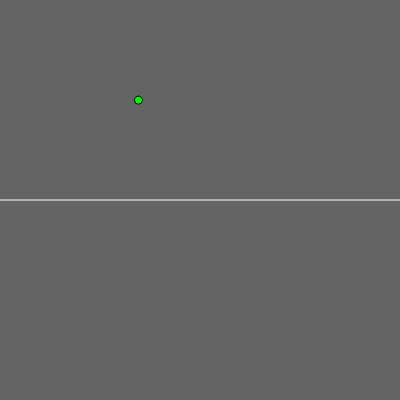
Frame 1 (no input)
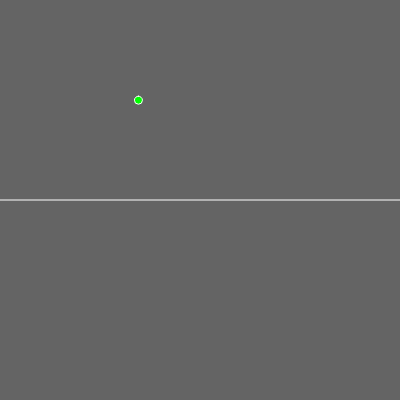
Frame 60 (no input)
Frame 120 (the mouse pressed at the canvas centre since frame 60): identical to frame 60, image omitted

The p5.js sketch that drew these frames (run headless with seeded random() and noise() and a simulated clock; from frame 60 on, the mouse is pressed at the canvas centre):

// p5.js sketch
// ── sketch.js
brain = new Perceptron()
pts = new Points()

function setup() {
  createCanvas(400, 400);
  brain.init();
  pts.init(1);
}

function draw() {
  brain.predict([0.5, -0.1]);
  background(100);
  translate(width / 2, height / 2)
  rotate(-PI / 2)
  pts.draw()
  strokeWeight(1)
  stroke(255)
  line(0, -height, 0, height);
  //console.log(brain.predict());
}
// ── perceptron.js
// Perceptron - Capable of multiclass classification.
class Perceptron {
  constructor() {
    this.weights = []
  }

  init() {

    for (var i = 0; i < 2; i++) {
      this.weights.push(random(-1, 1));
    }
  }

  predict(inputs) {
    let sum = 0;
    for (var i = 0; i < this.weights.length; i++) {
      sum += inputs[i] * this.weights[i];
    }
    console.log(sum);
    return this.activation(sum);
  }

  activation(value) {
    return (value >= 0) ? 1 : -1; // Change to consider a multiclass percepitron.
  }
}
// ── points.js
class Points {
  constructor() {
    this.points = []
  }

  init(n) {
    for (var i = 0; i < n; i++) {
      this.points.push({
        x: random(-width / 2, width / 2),
        y: random(-height / 2, height / 2)
      })
    }
  }

  draw() {
    for (var i = 0; i < this.points.length; i++) {
      if (this.points[i].x >= 0 && this.points[i].y > 0) {
        fill(0, 0, 0)
        ellipse(this.points[i].x, this.points[i].y, 8, 8);
      } else if (this.points[i].x >= 0 && this.points[i].y < 0) {
        fill(0, 255, 0)
        ellipse(this.points[i].x, this.points[i].y, 8, 8);
      } else if (this.points[i].x <= 0 && this.points[i].y > 0) {
        fill(0, 0, 255)
        ellipse(this.points[i].x, this.points[i].y, 8, 8);
      } else {
        fill(255, 255, 255)
        ellipse(this.points[i].x, this.points[i].y, 8, 8);
      }
    }
  }
}
